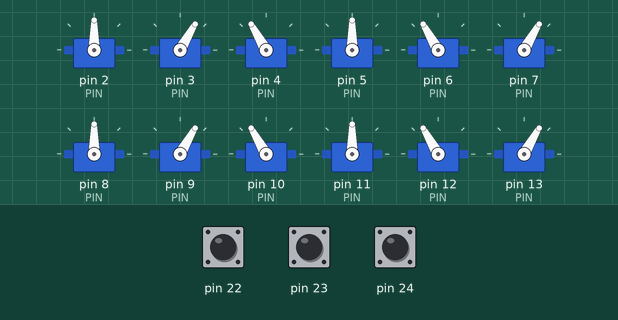
Recording of a sketch running on a simulated Arduino Mega 2560, built with avr-gcc and run on an emulated ATmega2560. Shown: 12 × servo. The inputs (shaded band) are chosen by the test bench; at power-on: pin 22 HIGH, pin 23 HIGH, pin 24 HIGH.

Above: at 1.2 s.
1.3 s: pin 22 pulled LOW for 1 s
At 3.2 s:
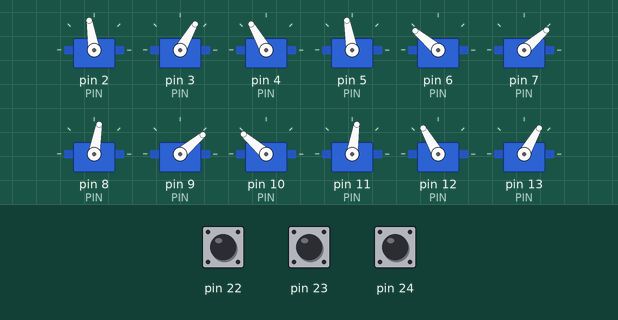
3.8 s: pin 23 pulled LOW for 0.15 s
At 5.0 s:
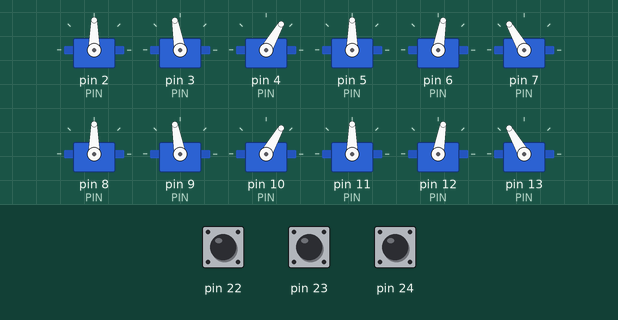
5.4 s: pin 22 pulled LOW for 0.15 s
At 6.0 s:
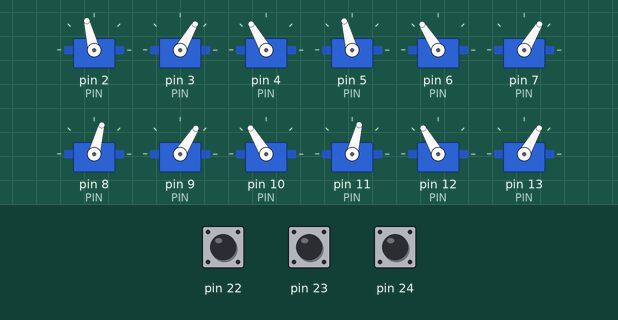
7.0 s: pin 22 pulled LOW for 0.15 s
At 8.2 s:
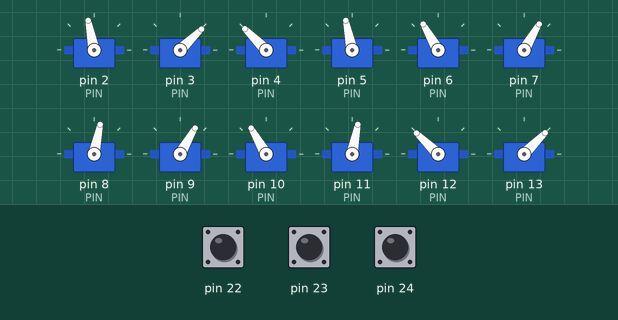
8.6 s: pin 22 pulled LOW for 3.2 s
At 9.07 s:
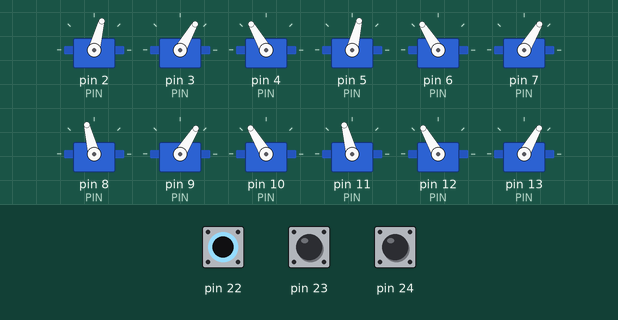
13.3 s: pin 22 pulled LOW for 1 s
At 13.76 s:
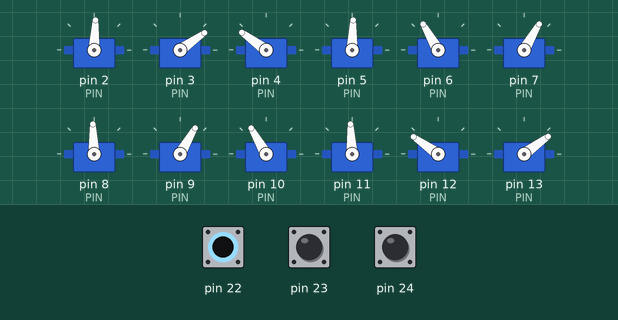
Timing chart, 0 to 16.3 s (numbered marks = the images above; inputs shaded):
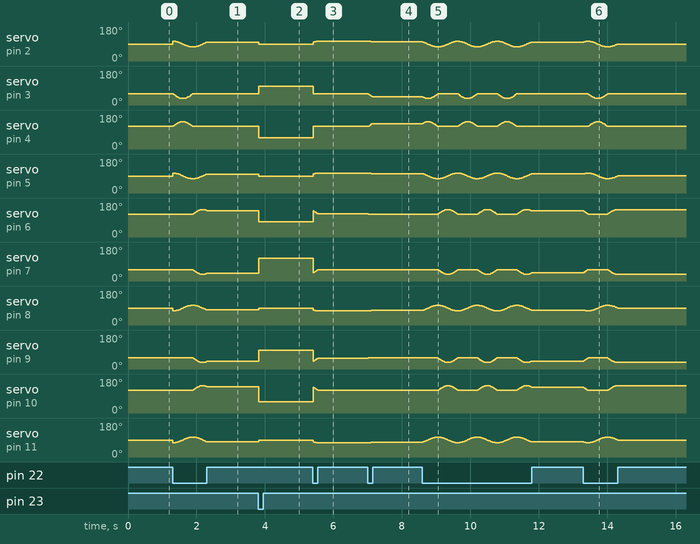

The sketch:

sketch.ino
```cpp
// SpotMicro (упрощённая модель): 12 серв, 4 ноги x 3 сустава
// Кнопки: 22 = идти, 23 = сесть, 24 = встать
#include <Servo.h>

// порядок ног: FL, FR, RL, RR. Сустав: 0 плечо, 1 бедро, 2 колено
const int PIN[4][3] = {{2,3,4}, {5,6,7}, {8,9,10}, {11,12,13}};
const bool MIRROR[4] = {false, true, false, true};   // правые ноги зеркальны
Servo srv[4][3];

const int STAND[3] = {90, 60, 120};   // стойка
const int SIT[3]   = {90, 100, 60};   // сидит

void setLeg(int leg, int a, int b, int c) {
  int v[3] = {a, b, c};
  for (int j = 0; j < 3; j++) {
    int ang = MIRROR[leg] ? 180 - v[j] : v[j];
    srv[leg][j].write(constrain(ang, 0, 180));
  }
}

void pose(const int p[3]) {
  for (int l = 0; l < 4; l++) setLeg(l, p[0], p[1], p[2]);
}

// рысь: диагональные пары ног двигаются в противофазе
void walkStep(float t) {
  for (int l = 0; l < 4; l++) {
    bool pairA = (l == 0 || l == 3);          // FL+RR
    float ph = t + (pairA ? 0 : PI);
    float lift = max(0.0f, sin(ph));          // фаза подъёма ноги
    int hip  = STAND[0] + 15 * cos(ph);       // вперёд-назад
    int fem  = STAND[1] - 25 * lift;          // поднять бедро
    int knee = STAND[2] + 25 * lift;          // согнуть колено
    setLeg(l, hip, fem, knee);
  }
}

void setup() {
  for (int l = 0; l < 4; l++)
    for (int j = 0; j < 3; j++) srv[l][j].attach(PIN[l][j]);
  for (int p = 22; p <= 24; p++) pinMode(p, INPUT_PULLUP);
  pose(STAND);
}

float t = 0;
void loop() {
  if (digitalRead(22) == LOW) { walkStep(t); t += 0.12; }
  else if (digitalRead(23) == LOW) pose(SIT);
  else if (digitalRead(24) == LOW) pose(STAND);
  delay(20);
}
```

Measured:
- after the input at 1.3 s, servo on pin 4 (PIN): rises from 120° to 144° in 0.22 s, then falls to 120° in 0.33 s; servo on pin 6 (PIN): rises from 120° to 145° in 0.22 s, then falls to 140° in 0.18 s
- after the input at 3.8 s, servo on pin 2 (PIN): 99° → 90° at once; servo on pin 3 (PIN): 60° → 100° at once; servo on pin 4 (PIN): 120° → 60° at once; servo on pin 5 (PIN): 100° → 90° at once; servo on pin 6 (PIN): 140° → 80° at once
- after the input at 5.4 s, servo on pin 2 (PIN): 90° → 104° at once; servo on pin 3 (PIN): 100° → 60° at once; servo on pin 4 (PIN): 60° → 120° at once; servo on pin 5 (PIN): 90° → 105° at once; servo on pin 6 (PIN): 80° → 122° at once
- after the input at 7.0 s, servo on pin 2 (PIN): 104° → 101° after 0.09 s; servo on pin 3 (PIN): 60° → 44° at once; servo on pin 4 (PIN): 120° → 135° at once; servo on pin 5 (PIN): 105° → 102° after 0.09 s; servo on pin 6 (PIN): 122° → 120° at once
- after the input at 13.3 s, servo on pin 4 (PIN): rises from 120° to 144° in 0.24 s, then falls to 120° in 0.33 s; servo on pin 7 (PIN): rises from 43° to 60° in 0.13 s, then falls to 36° in 0.81 s
